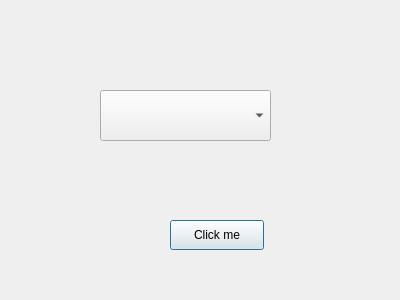
<?xml version="1.0" encoding="UTF-8"?>
<ui version="4.0">
 <class>Dialog</class>
 <widget class="QDialog" name="Dialog">
  <property name="geometry">
   <rect>
    <x>0</x>
    <y>0</y>
    <width>400</width>
    <height>300</height>
   </rect>
  </property>
  <property name="windowTitle">
   <string>Dialog</string>
  </property>
  <widget class="QComboBox" name="comboBox">
   <property name="geometry">
    <rect>
     <x>100</x>
     <y>90</y>
     <width>171</width>
     <height>51</height>
    </rect>
   </property>
  </widget>
  <widget class="QPushButton" name="pushButton">
   <property name="geometry">
    <rect>
     <x>170</x>
     <y>220</y>
     <width>94</width>
     <height>30</height>
    </rect>
   </property>
   <property name="text">
    <string>Click me</string>
   </property>
  </widget>
 </widget>
 <layoutdefault spacing="6" margin="11"/>
 <resources/>
 <connections/>
</ui>
